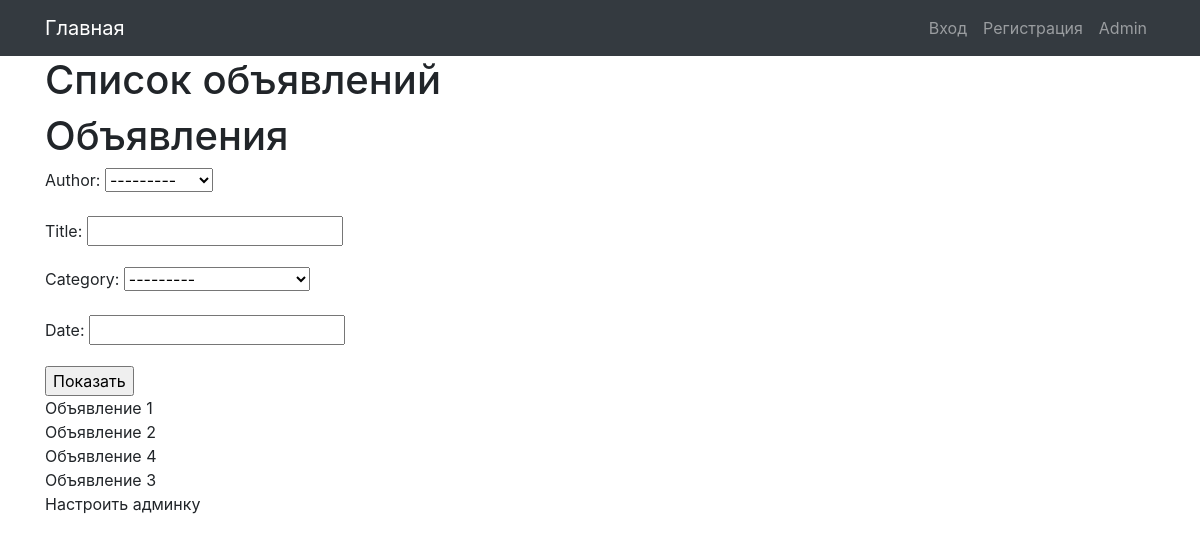
The page / on the database its author committed.
### ads/models.py (models this page shows, shortened)
class Ads(models.Model):
    author = models.ForeignKey(Author, on_delete=models.CASCADE)
    title = models.CharField(max_length=128)
    text = RichTextUploadingField(blank=True, null=True)
    category = models.ForeignKey(Category, on_delete=models.CASCADE)
    date = models.DateTimeField(auto_now_add=True)
    class Meta:
        verbose_name = 'Объявление'
        verbose_name_plural = 'Обявлении'

### ads/views.py (the view)
# urls.py: path('', views.index),
def index(request):
    data = {
        'ads': Ads.objects.all(),
        'filter': AdsFilter(request.GET, queryset=Ads.objects.all())
    }
    return render(request, "index.html", context=data)

### ads/models.py (called while the page is built)
    def __str__(self):
        return f'{self.authorUser}'

    def __str__(self):
        return f'{self.name}'

### templates/index.html
{% extends 'default.html' %}
{% block title %}
Список объявлений
{% endblock title %}
{% block content %}
<h1>Объявления</h1>
    <form method="get">
        {{ filter.form.as_p }}
        <input type="submit" value="Показать">
    </form>
{% if ads %}
    {% for ad in filter.qs %}
        {{ ad.title }}<br>
    {% endfor %}
{% endif %}
{% endblock content %}

### rows shown on the page
Ads: title "Объявление 1"
Ads: title "Объявление 2"
Ads: title "Объявление 4"
Ads: title "Объявление 3"
Ads: title "Настроить админку"
